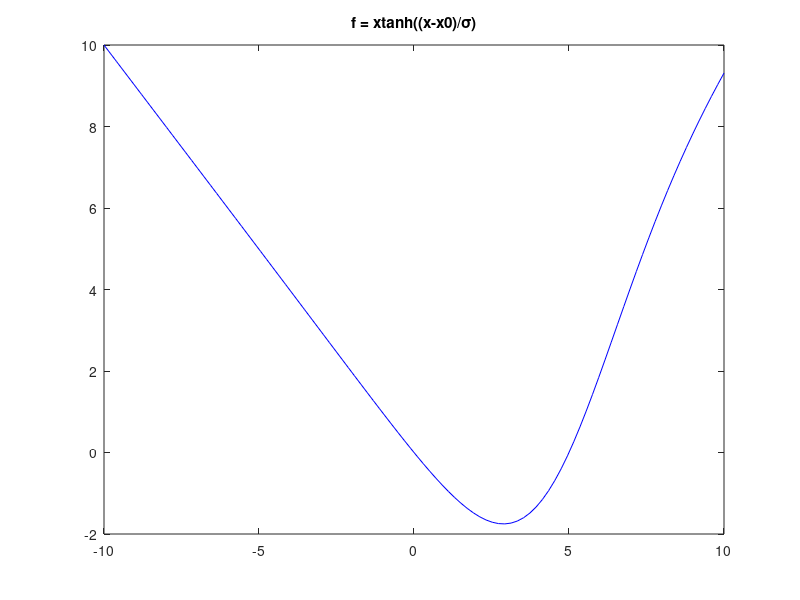

Write MATLAB code to recreate this figure. (Note: this script raises an error after producing the figure.)
function P4_test()
  
  tol = 1e-5;
  pass = 0;
  fail = 0;
  
  %=========================================================
  % First nice fcn.
  x0 = 5;
  sigma = 3;
  f = @(x)f1(x, x0, sigma);
  a = -10;
  b = 10;
  
  x = linspace(a, b, 100);
  figure(1)
  plot(x, f(x), 'b');
  hold on;
  title('f = xtanh((x-x0)/\sigma)')
  
  xstar = brents_method(f, a, b, tol);
  plot(xstar, f(xstar), 'ro')
  legend('f(x)','Minimum point')
  
  % use fsolve to find the true value and test
  fp_handle = @(x)f1p(x, x0, sigma);
  xtrue = fsolve(fp_handle, 0);
  diff = xstar-xtrue;
  fprintf('Testing nice function, diff = %e ... ', diff)
  if (abs(diff)<tol)
    fprintf('Test passed!\n')
    pass = pass+1;
  else
    fprintf('Test failed!\n')
    fail = fail+1;
  end
  
  %=========================================================
  % Second test fcn.
  x0 = -1;
  sigma = 4;
  f = @(x) f2(x, x0, sigma);
  a = -10;
  b = 10;
  
  x = linspace(a, b, 100);
  figure(2)
  plot(x, f(x), 'b');
  hold on;
  title('f = 1-exp(-(x-x_0)^2/\sigma)')
  
  xstar = brents_method(f, a, b, tol);
  plot(xstar, f(xstar), 'ro')
  legend('f(x)','Minimum point')

  % use fsolve to find the true value and test
  fp_handle = @(x)f2p(x, x0, sigma);
  xtrue = fsolve(fp_handle, 0);
  diff = xstar-xtrue;
  fprintf('Testing nasty function, diff = %e ... ', diff)
  if (abs(diff)<tol)
    fprintf('Test passed!\n')
    pass = pass+1;
  else
    fprintf('Test failed!\n')
    fail = fail+1;
  end
  

  %=========================================================
  fprintf('At end of testing, pass = %d, fail = %d\n', pass, fail)
  
end


% the nice function
function f1x = f1(x, x0, sigma)
    f1x = x .* tanh((x - x0) / sigma);
end

% the nice derivative function
function f1p = f1p(x, x0, sigma)
    f1p = tanh((x- x0) / sigma) + x / sigma * (1 - tanh((x - x0) / sigma) ^ 2);
end

% the nasty function
function f2x = f2(x, x0, sigma)
    f2x = 1 - exp(-(x - x0).^2 / sigma);
end

% the nasty derivative function
function f2p = f2p(x, x0, sigma)
    f2p = 2 * (x - x0) / sigma * exp(-(x - x0)^2 / sigma);
end
  